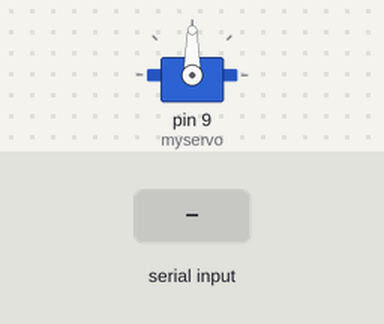
Recording of a sketch running on a simulated Arduino Uno, built with avr-gcc and run on an emulated ATmega328P. Parts: servo. The test bench sets the inputs (shaded band). What the sketch prints to the serial monitor is not drawn.

Above: at 1.2 s.
1.3 s: "90,45\n" received over Serial
At 2.1 s:
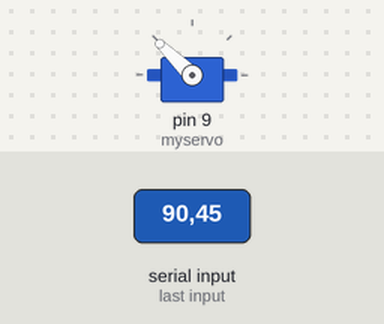
3.8 s: "30,150\n" received over Serial
At 4.4 s:
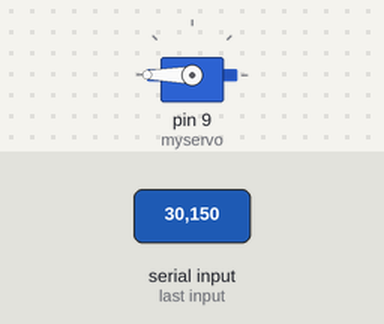
Timing chart, 0 to 6.8 s (numbered marks = the images above; inputs shaded):
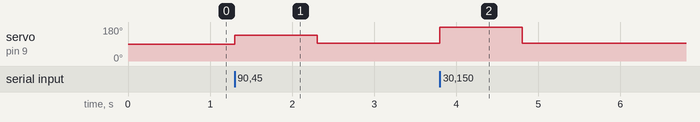

Measured:
- after the input at 1.3 s, servo on pin 9 (myservo): 90° → 136° at once, → 93° 1.0 s later
- after the input at 3.8 s, servo on pin 9 (myservo): 93° → 180° at once, → 93° 1.0 s later

The sketch:

serial_servo.ino
```cpp
#include <Servo.h>

Servo myservo;
int ServoDeg; // servo rotation in degrees
int Servo_us; // servo pwm command in micro seconds

void setup()
{
  Serial.begin(115200);
  myservo.attach(9);
}

void loop()
{
   Serial.print("Specify rotation angle (-90 to 90 in degrees) \t: ");
   while (Serial.available()==0){ }
    ServoDeg = Serial.parseInt();
    Serial.print(ServoDeg);
    Servo_us = 1500+(ServoDeg*10);
    //Serial.print("\t pwm command (microseconds) \t: ");
    //Serial.print(Servo_us);
    Serial.println(" ");
   myservo.writeMicroseconds (Servo_us);

}
```
